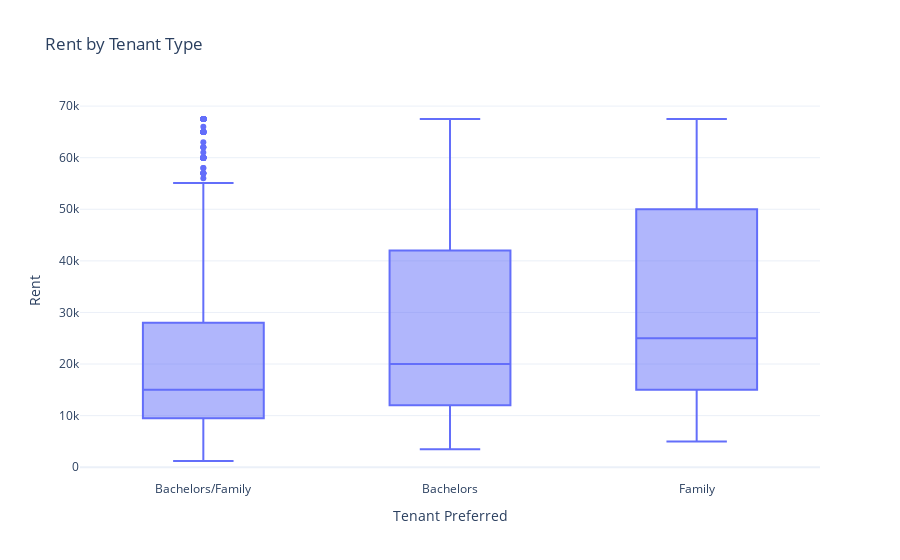

Notebook cell for this chart:
### Code cell
# 7. Box Plot: Rent by Tenant Type
fig = px.box(
    df,
    x="Tenant Preferred",
    y="Rent",
    title="Rent by Tenant Type",
    template="plotly_white"
)
fig.show()
save_figure(fig, "rent_by_tenant_type.png")

### Figure 1 — Plotly figure (JSON) as saved in the notebook; plotly's stock layout.template omitted (floating-point values rounded to 4 significant figures; data arrays with more than 128 entries replaced by an {"elided": "..."} marker saying what was removed)
{"data": [{"alignmentgroup": "True", "hovertemplate": "Tenant Preferred=%{x}<br>Rent=%{y}<extra></extra>", "legendgroup": "", "marker": {"color": "#636efa"}, "name": "", "notched": false, "offsetgroup": "", "orientation": "v", "showlegend": false, "type": "box", "x": {"elided": "4686 str values"}, "x0": " ", "xaxis": "x", "y": {"elided": "4686 float values"}, "y0": " ", "yaxis": "y"}], "layout": {"boxmode": "group", "legend": {"tracegroupgap": 0}, "title": {"text": "Rent by Tenant Type"}, "xaxis": {"anchor": "y", "domain": [0, 1], "title": {"text": "Tenant Preferred"}}, "yaxis": {"anchor": "x", "domain": [0, 1], "title": {"text": "Rent"}}}}
